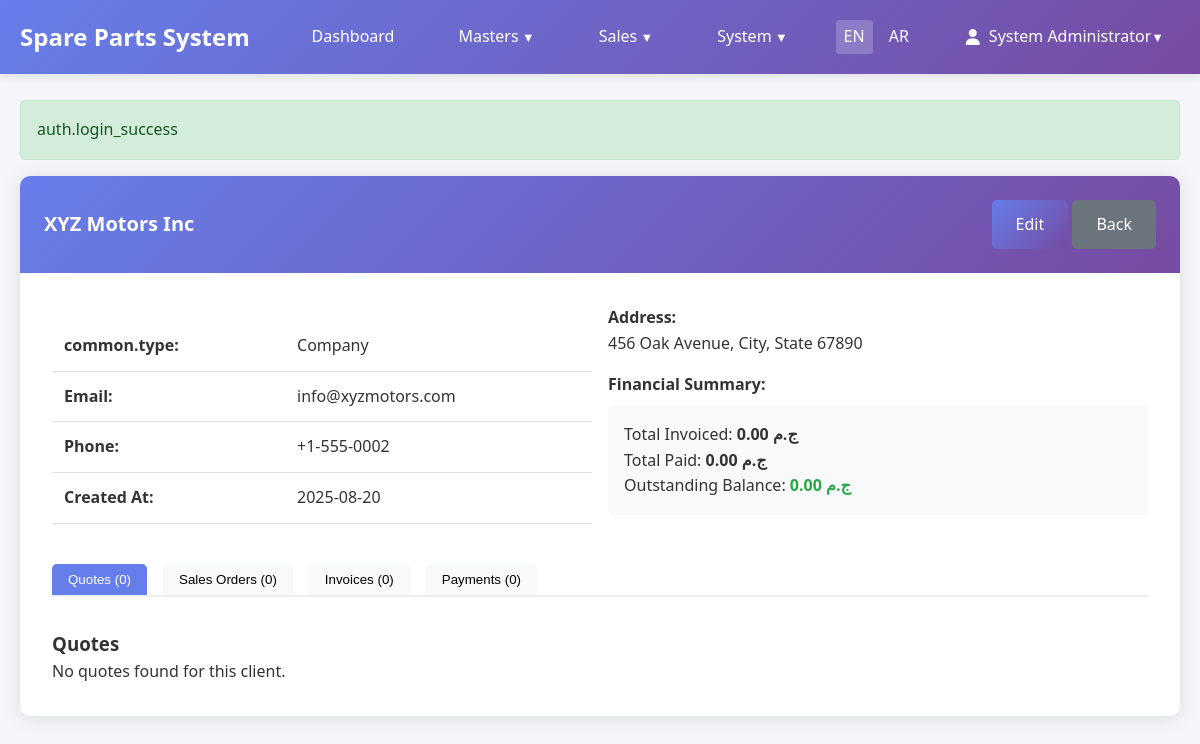
Screenshot of /clients/2 (signed in) with the database file from the repository.
### tables this page shows
CREATE TABLE `sp_clients` (
  `id` int NOT NULL AUTO_INCREMENT,
  `type` enum('company','individual') NOT NULL DEFAULT 'company',
  `name` varchar(255) NOT NULL,
  `phone` varchar(50) DEFAULT NULL,
  `email` varchar(255) DEFAULT NULL,
  `address` text,
  `created_at` timestamp NOT NULL DEFAULT CURRENT_TIMESTAMP,
  PRIMARY KEY (`id`),
  KEY `idx_name` (`name`),
  KEY `idx_type` (`type`)
);

CREATE TABLE `sp_currencies` (
  `id` int NOT NULL AUTO_INCREMENT,
  `code` varchar(3) NOT NULL,
  `name` varchar(50) NOT NULL,
  `symbol` varchar(10) NOT NULL,
  `is_primary` tinyint(1) NOT NULL DEFAULT '0',
  `is_active` tinyint(1) NOT NULL DEFAULT '1',
  `exchange_rate` decimal(10,6) NOT NULL DEFAULT '1.000000',
  `decimal_places` tinyint NOT NULL DEFAULT '2',
  `created_at` timestamp NOT NULL DEFAULT CURRENT_TIMESTAMP,
  `updated_at` timestamp NOT NULL DEFAULT CURRENT_TIMESTAMP ON UPDATE CURRENT_TIMESTAMP,
  PRIMARY KEY (`id`),
  UNIQUE KEY `code` (`code`),
  KEY `is_primary` (`is_primary`),
  KEY `is_active` (`is_active`)
);

### app/views/clients/show.php (the view, shortened to what the rows shown need)
<div class="card">
    <div class="card-header">
        <div style="display: flex; justify-content: space-between; align-items: center;">
            <h1 class="card-title"><?= Helpers::escape($client['name']) ?></h1>
            <div>
                <a href="/clients/<?= $client['id'] ?>/edit" class="btn btn-primary"><?= I18n::t('actions.edit') ?></a>
                <a href="/clients" class="btn btn-secondary"><?= I18n::t('actions.back') ?></a>
            </div>
        </div>
    </div>
    <div class="card-body">
        <div class="row" style="margin-bottom: 2rem;">
            <div class="col-md-6">
                <table class="table table-borderless">
                    <tr>
                        <td><strong><?= I18n::t('common.type') ?>:</strong></td>
                        <td><?= Helpers::escape(ucfirst($client['type'])) ?></td>
                    </tr>
                    <tr>
                        <td><strong><?= I18n::t('common.email') ?>:</strong></td>
                        <td><?= Helpers::escape($client['email']) ?></td>
                    </tr>
                    <tr>
                        <td><strong><?= I18n::t('common.phone') ?>:</strong></td>
                        <td><?= Helpers::escape($client['phone']) ?></td>
                    </tr>
                    <tr>
                        <td><strong><?= I18n::t('common.created_at') ?>:</strong></td>
                        <td><?= Helpers::formatDate($client['created_at']) ?></td>
                    </tr>
                </table>
            </div>
            <div class="col-md-6">
                <div>
                    <strong><?= I18n::t('common.address') ?>:</strong><br>
                    <?= Helpers::escape($client['address']) ?>
                </div>
                <div style="margin-top: 1rem;">
                    <strong>Financial Summary:</strong><br>
                    <div style="background: #f8f9fa; padding: 1rem; border-radius: 5px; margin-top: 0.5rem;">
                        <div>Total Invoiced: <strong><?= Helpers::formatCurrency($balance['total_invoiced']) ?></strong></div>
                        <div>Total Paid: <strong><?= Helpers::formatCurrency($balance['total_paid']) ?></strong></div>
                        <div>Outstanding Balance: <strong style="color: <?= $balance['balance'] > 0 ? '#dc3545' : '#28a745' ?>">
                            <?= Helpers::formatCurrency($balance['balance']) ?>
                        </strong></div>
                    </div>
                </div>
            </div>
        </div>
        <div class="tabs">
            <div class="tab-navigation" style="border-bottom: 2px solid #eee; margin-bottom: 2rem;">
                <button class="tab-button active" onclick="showTab('quotes')"><?= I18n::t('navigation.quotes') ?> (<?= count($quotes) ?>)</button>
                <button class="tab-button" onclick="showTab('orders')"><?= I18n::t('navigation.sales_orders') ?> (<?= count($salesOrders) ?>)</button>
                <button class="tab-button" onclick="showTab('invoices')"><?= I18n::t('navigation.invoices') ?> (<?= count($invoices) ?>)</button>
                <button class="tab-button" onclick="showTab('payments')"><?= I18n::t('navigation.payments') ?> (<?= count($payments) ?>)</button>
            </div>
            <div id="quotes-tab" class="tab-content active">
                <h3><?= I18n::t('navigation.quotes') ?></h3>
                <?php if (!empty($quotes)): ?>
                    <div class="table-responsive">
                        <table class="table">
                            <thead>
                                <tr>
                                    <th>ID</th>
                                    <th><?= I18n::t('common.status') ?></th>
                                    <th><?= I18n::t('common.total') ?></th>
                                    <th><?= I18n::t('common.created_at') ?></th>
                                    <th><?= I18n::t('common.action') ?></th>
                                </tr>
                            </thead>
                            <tbody>
                                <?php foreach ($quotes as $quote): ?>
                                    <tr>
                                        <td>#<?= $quote['id'] ?></td>
                                        <td><span class="badge badge-<?= $quote['status'] ?>"><?= ucfirst($quote['status']) ?></span></td>
                                        <td><?= Helpers::formatCurrency($quote['grand_total']) ?></td>
                                        <td><?= Helpers::formatDate($quote['created_at']) ?></td>
                                        <td><a href="/quotes/<?= $quote['id'] ?>" class="btn btn-sm btn-primary"><?= I18n::t('actions.view') ?></a></td>
                                    </tr>
                                <?php endforeach; ?>
                            </tbody>
                        </table>
                    </div>
                <?php else: ?>
                    <p>No quotes found for this client.</p>
                <?php endif; ?>
            </div>
        </div>
    </div>
</div>
<?php
include __DIR__ . '/../layouts/base.php';
?>

### app/core/Router.php (shortened to what the rows shown need)
<?php
class Router
{
    private array $routes = [];
    private array $groupStack = [];
    public function group(array $attributes, callable $callback): void
    {
        $this->groupStack[] = $attributes;
        array_pop($this->groupStack);
    }
    private function addRoute(string $method, string $path, string $action): void
    {
        $path = '/' . trim($path, '/');
        if ($path !== '/') {
            $path = rtrim($path, '/');
        }
        $route = [
            'method' => $method,
            'path' => $path,
            'action' => $action,
            'middleware' => $this->getGroupMiddleware()
        ];
        $this->routes[] = $route;
    }
    private function getGroupMiddleware(): array
    {
        $middleware = [];
        foreach ($this->groupStack as $group) {
            if (isset($group['auth']) && $group['auth']) {
                $middleware[] = 'auth';
            }
        }
        return $middleware;
    }
    public function resolve(): void
    {
        $method = $_SERVER['REQUEST_METHOD'];
        $path = parse_url($_SERVER['REQUEST_URI'], PHP_URL_PATH);
        $path = '/' . trim($path, '/');
        if ($path !== '/') {
            $path = rtrim($path, '/');
        }
        foreach ($this->routes as $route) {
            if ($route['method'] === $method && $this->matchPath($route['path'], $path)) {
                $this->executeAction($route['action'], $this->extractParams($route['path'], $path));
                return;
            }
        }
    }
    private function matchPath(string $routePath, string $requestPath): bool
    {
        $pattern = preg_replace('/\{[^}]+\}/', '([^/]+)', $routePath);
        $pattern = '#^' . $pattern . '$#';
        return (bool) preg_match($pattern, $requestPath);
    }
    private function extractParams(string $routePath, string $requestPath): array
    {
        $params = [];
        preg_match_all('/\{([^}]+)\}/', $routePath, $paramNames);
        $pattern = preg_replace('/\{[^}]+\}/', '([^/]+)', $routePath);
        $pattern = '#^' . $pattern . '$#';
        if (preg_match($pattern, $requestPath, $matches)) {
            array_shift($matches);
            foreach ($paramNames[1] as $index => $name) {
                if (isset($matches[$index])) {
                    $params[$name] = $matches[$index];
                }
            }
        }
        return $params;
    }
    private function executeAction(string $action, array $params = []): void
    {
        [$controllerName, $methodName] = explode('@', $action);
        $controller = new $controllerClass();
        $controller->$methodName($params);
    }
}

### rows the page displays
sp_clients: name "XYZ Motors Inc", type "Company", email "info@xyzmotors.com", phone "+1-555-0002", created_at "2025-08-20", address "456 Oak Avenue, City, State 67890"
sp_currencies: Helpers::formatCurrency($balance['total_invoiced']) "0.00 ج.م", Helpers::formatCurrency($balance['total_paid']) "0.00 ج.م", Helpers::formatCurrency($balance['balance']) "0.00 ج.م"

### other values shown
Helpers::escape($message) "auth.login_success"
count($quotes) "0"
count($salesOrders) "0"
count($invoices) "0"
count($payments) "0"
